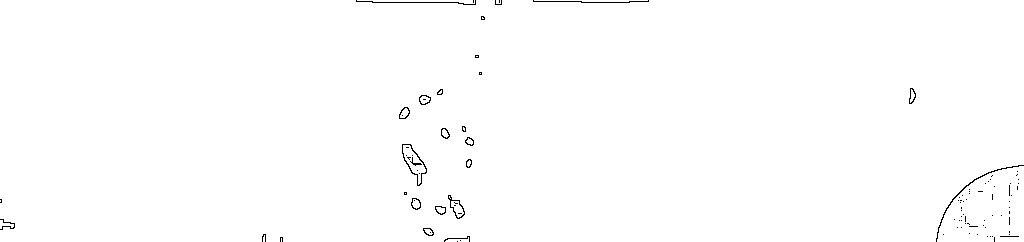
#> input picture testfile.png, 1024 x 242 px
$ python test_comptage.py   (older library calls are emulated)
#> lines starting #> are read from the running program, lines starting #| are printed output that depends on the picture; after the words box and inside, x2 and y2 are one past the last pixel; in counts of white or black regions, pixels touching at a corner belong together; long printed decimals are rounded
import cv2
import numpy as np
from matplotlib import pyplot as plt

# Read image
I = cv2.imread('testfile.png', 0)
#> I: shape (242, 1024); 99.5% white; black in thin lines or dots

# Threshold
IThresh = (I >= 118).astype(np.uint8)*255

# Remove from the image the biggest conneced componnet

# Find the area of each connected component
connectedComponentProps = cv2.connectedComponentsWithStats(IThresh, 8, cv2.CV_32S)

IThreshOnlyInsideDrops = np.zeros_like(connectedComponentProps[1])
IThreshOnlyInsideDrops = connectedComponentProps[1]
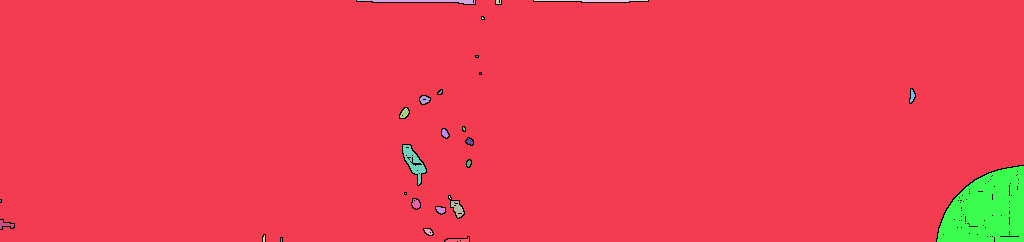
#> IThreshOnlyInsideDrops: shape (242, 1024) int32; 29 distinct labels, from 0 to 28; one colour per label, 0 black
stat = connectedComponentProps[2]
#> stat = 29 rows, first 6: [0, 0, 1024, 242, 1345], [0, 0, 1024, 242, 240155], [357, 0, 118, 4, 244], [496, 0, 5, 4, 17], [534, 0, 114, 2, 161], [482, 17, 2, 2, 3]
maxArea = 0
for label in range(connectedComponentProps[0]):
    cc = stat[label, :]
    if cc[cv2.CC_STAT_AREA] > maxArea:
        maxArea = cc[cv2.CC_STAT_AREA]
        maxIndex = label
#> this loop made 29 passes
#> (cc, maxArea) on passes 1 to 2: ([0, 0, 1024, 242, 1345], 1345), ([0, 0, 1024, 242, 240155], 240155)
#> cc on passes 3 to 8: [357, 0, 118, 4, 244], [496, 0, 5, 4, 17], [534, 0, 114, 2, 161], [482, 17, 2, 2, 3], [476, 56, 2, 1, 2], [480, 73, 1, 1, 1]
#> after the loop, maxArea = 240155; maxIndex = 1


# Convert the background value to the foreground value
for label in range(connectedComponentProps[0]):
    cc = stat[label,:]
    if cc[cv2.CC_STAT_AREA] == maxArea:
        IThreshOnlyInsideDrops[IThreshOnlyInsideDrops==label] = 0
    else:
        IThreshOnlyInsideDrops[IThreshOnlyInsideDrops == label] = 255
#> this loop made 29 passes
#> cc on passes 1 to 12: [0, 0, 1024, 242, 1345], [0, 0, 1024, 242, 240155], [357, 0, 118, 4, 244], [496, 0, 5, 4, 17], [534, 0, 114, 2, 161], [482, 17, 2, 2, 3], [476, 56, 2, 1, 2], [480, 73, 1, 1, 1], [910, 89, 5, 14, 38], [438, 90, 4, 4, 9], [420, 96, 10, 8, 54], [400, 108, 9, 10, 56]
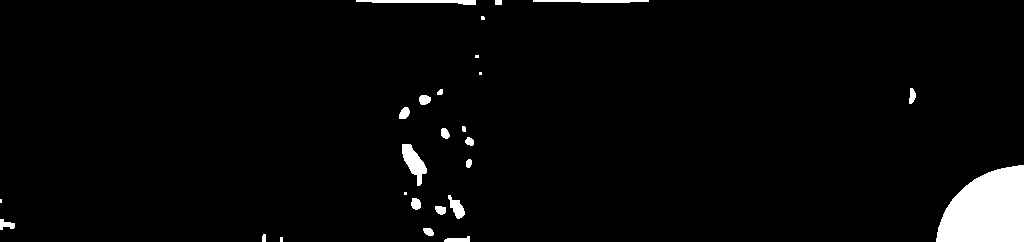
#> IThreshOnlyInsideDrops: shape (242, 1024) int32; 3.1% white; 26 white regions (6 under 20 px), largest, box (x1, y1, x2, y2) and area: (936, 165, 1024, 242) 5189, (402, 144, 427, 186) 511, (356, 0, 476, 5) 375

# Fill in all the IThreshOnlyInsideDrops as 0 in original IThresh
IThreshFill = IThresh
IThreshFill[IThreshOnlyInsideDrops==255] = 0
IThreshFill = np.logical_not(IThreshFill/255).astype(np.uint8)*255
plt.imshow(IThreshFill)

# Get numberof drops and cover precntage
connectedComponentPropsFinal = cv2.connectedComponentsWithStats(IThreshFill, 8, cv2.CV_32S)
NumberOfDrops = connectedComponentPropsFinal[0]
#> NumberOfDrops = 27
CoverPresntage = float(np.count_nonzero(IThreshFill==0)/float(IThreshFill.size))
#> CoverPresntage = 0.969

cv2.imshow("oui", IThresh)
cv2.waitKey(0)
# Print
print("Number of drops = " + str(NumberOfDrops))
#| Number of drops = 27
print("Cover precntage = " + str(CoverPresntage))
#| Cover precntage = 0.9691
